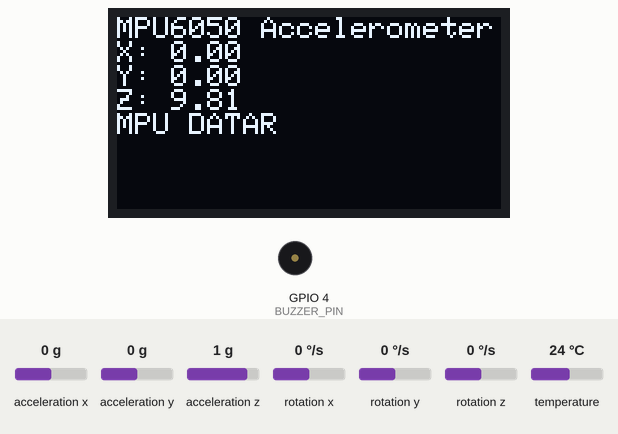
This program was run on a simulated ESP32-S3. On the bench: 128×64 one-colour display, buzzer (waves = sounding, pin HIGH). Inputs (shaded band) come from the test bench; at power-on: acceleration x 0 g, acceleration y 0 g, acceleration z 1 g, rotation x 0 °/s, rotation y 0 °/s, rotation z 0 °/s, temperature 24 °C. What the program prints to the serial monitor is not drawn.

Above: at 1.2 s.
1.3 s: acceleration x set to 0.8 g
At 2.4 s:
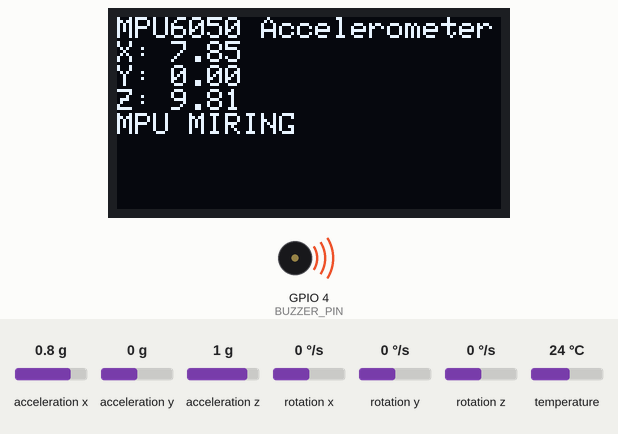
3.6 s: acceleration x set to 0.3 g
At 4.8 s:
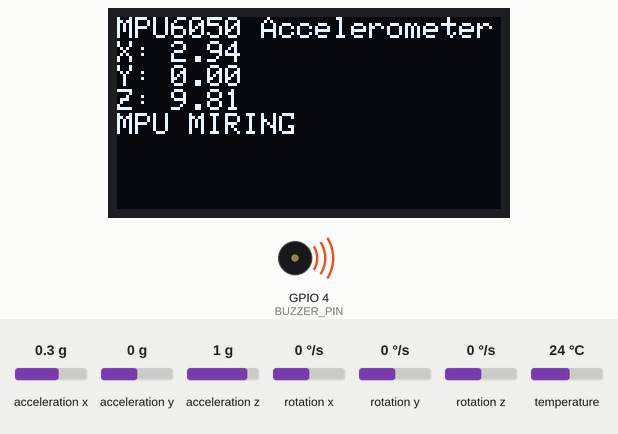
5.6 s: acceleration x set to 0 g
At 7.2 s:
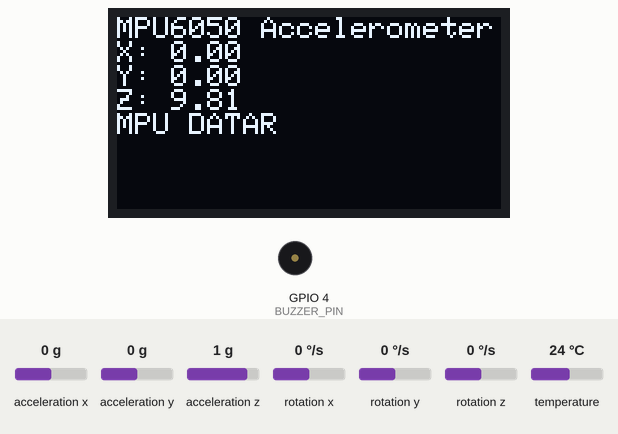
7.7 s: acceleration y set to -1.4 g
At 9.5 s:
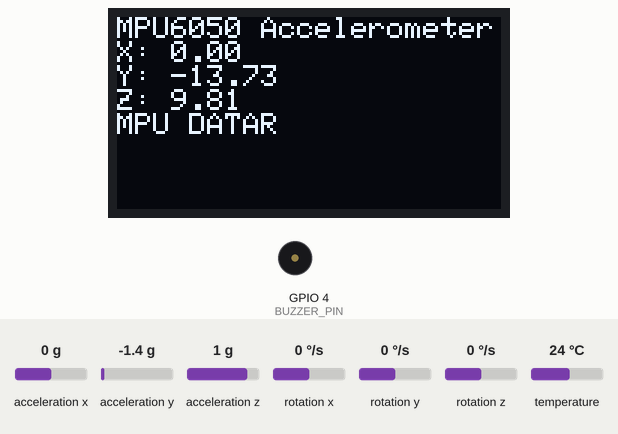
9.8 s: acceleration z set to -1.4 g
At 10.7 s:
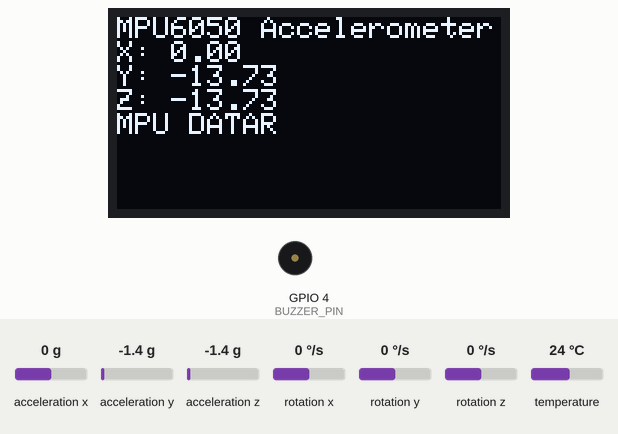
Timing chart, 0 to 12.8 s (numbered marks = the images above; inputs shaded):
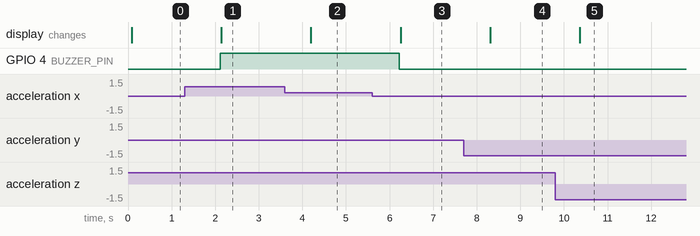

The program:

main.cpp
```cpp
#include <Arduino.h>
#include <Wire.h>
#include <Adafruit_MPU6050.h>
#include <Adafruit_GFX.h>
#include <Adafruit_SSD1306.h>

#define BUZZER_PIN 4

Adafruit_MPU6050 mpu;
Adafruit_SSD1306 display(128, 64, &Wire, -1);

const int Pin_SDA = 8;
const int Pin_SCL = 9;

void setup() {
  Serial.begin(115200);
  Wire.begin(Pin_SDA, Pin_SCL);
  mpu.begin();
  display.begin(SSD1306_SWITCHCAPVCC, 0x3C);
  display.clearDisplay();
  display.display();
  pinMode(BUZZER_PIN, OUTPUT);
}

void loop() {
  sensors_event_t a, g, temp;
  mpu.getEvent(&a, &g, &temp);

  // Print accelerometer data to Serial Monitor
  Serial.print("MPU X = "); Serial.println(a.acceleration.x);
  Serial.print("MPU Y = "); Serial.println(a.acceleration.y);
  Serial.print("MPU Z = "); Serial.println(a.acceleration.z);

  // Display accelerometer data on the OLED
  display.clearDisplay();
  display.setTextSize(1);
  display.setTextColor(SSD1306_WHITE);
  display.setCursor(0, 0);
  display.println("MPU6050 Accelerometer");
  display.print("X: "); display.println(a.acceleration.x);
  display.print("Y: "); display.println(a.acceleration.y);
  display.print("Z: "); display.println(a.acceleration.z);

  //Condition to activate buzzer if the accelerometer values exceed certain thresholds
  if (a.acceleration.x > 1.0){
      digitalWrite(BUZZER_PIN, HIGH);
      display.println("MPU MIRING");
  } else {
      digitalWrite(BUZZER_PIN, LOW);
      display.println("MPU DATAR");
  }

  display.display();
  delay(1000);
}
```

Measured:
- the behaviour switches between 0.2 and 0.1 g on acceleration x (found by bisection; images 2 and 3)
- after the input at 1.3 s, GPIO 4 (BUZZER_PIN): LOW → HIGH after 0.81 s; the display: changes after 0.84 s (image 1)
- after the input at 3.6 s, the display: changes after 0.60 s (image 2)
- after the input at 5.6 s, GPIO 4 (BUZZER_PIN): HIGH → LOW after 0.63 s; the display: changes after 0.65 s (image 3)
- after the input at 7.7 s, the display: changes after 0.61 s (image 4)
- after the input at 9.8 s, the display: changes after 0.56 s (image 5)
